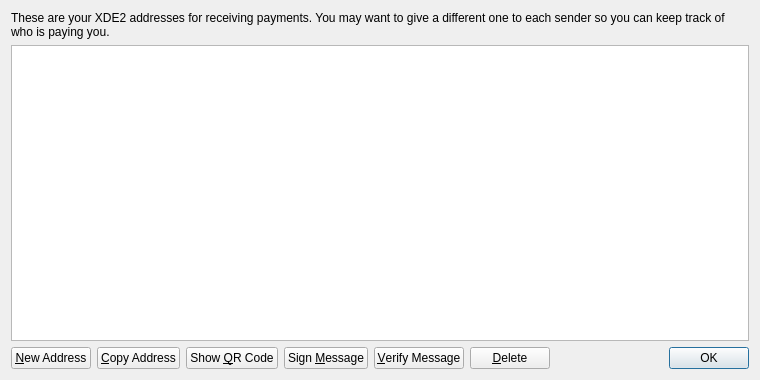
<?xml version="1.0" encoding="UTF-8"?>
<ui version="4.0">
 <class>AddressBookPage</class>
 <widget class="QWidget" name="AddressBookPage">
  <property name="geometry">
   <rect>
    <x>0</x>
    <y>0</y>
    <width>760</width>
    <height>380</height>
   </rect>
  </property>
  <property name="windowTitle">
   <string>Address Book</string>
  </property>
  <layout class="QVBoxLayout" name="verticalLayout">
   <item>
    <widget class="QLabel" name="labelExplanation">
     <property name="text">
      <string>These are your XDE2 addresses for receiving payments. You may want to give a different one to each sender so you can keep track of who is paying you.</string>
     </property>
     <property name="textFormat">
      <enum>Qt::PlainText</enum>
     </property>
     <property name="wordWrap">
      <bool>true</bool>
     </property>
    </widget>
   </item>
   <item>
    <widget class="QTableView" name="tableView">
     <property name="contextMenuPolicy">
      <enum>Qt::CustomContextMenu</enum>
     </property>
     <property name="toolTip">
      <string>Double-click to edit address or label</string>
     </property>
     <property name="tabKeyNavigation">
      <bool>false</bool>
     </property>
     <property name="selectionMode">
      <enum>QAbstractItemView::SingleSelection</enum>
     </property>
     <property name="selectionBehavior">
      <enum>QAbstractItemView::SelectRows</enum>
     </property>
     <property name="sortingEnabled">
      <bool>true</bool>
     </property>
     <attribute name="verticalHeaderVisible">
      <bool>false</bool>
     </attribute>
    </widget>
   </item>
   <item>
    <layout class="QHBoxLayout" name="horizontalLayout">
     <item>
      <widget class="QPushButton" name="newAddressButton">
       <property name="toolTip">
        <string>Create a new address</string>
       </property>
       <property name="text">
        <string>&amp;New Address</string>
       </property>
      </widget>
     </item>
     <item>
      <widget class="QPushButton" name="copyToClipboard">
       <property name="toolTip">
        <string>Copy the currently selected address to the system clipboard</string>
       </property>
       <property name="text">
        <string>&amp;Copy Address</string>
       </property>
      </widget>
     </item>
     <item>
      <widget class="QPushButton" name="showQRCode">
       <property name="text">
        <string>Show &amp;QR Code</string>
       </property>
      </widget>
     </item>
     <item>
      <widget class="QPushButton" name="signMessage">
       <property name="toolTip">
        <string>Sign a message to prove you own a XDE2 address</string>
       </property>
       <property name="text">
        <string>Sign &amp;Message</string>
       </property>
      </widget>
     </item>
     <item>
      <widget class="QPushButton" name="verifyMessage">
       <property name="toolTip">
        <string>Verify a message to ensure it was signed with a specified XDE2 address</string>
       </property>
       <property name="text">
        <string>&amp;Verify Message</string>
       </property>
      </widget>
     </item>
     <item>
      <widget class="QPushButton" name="deleteButton">
       <property name="toolTip">
        <string>Delete the currently selected address from the list</string>
       </property>
       <property name="text">
        <string>&amp;Delete</string>
       </property>
      </widget>
     </item>
     <item>
      <spacer name="horizontalSpacer">
       <property name="orientation">
        <enum>Qt::Horizontal</enum>
       </property>
       <property name="sizeHint" stdset="0">
        <size>
         <width>40</width>
         <height>20</height>
        </size>
       </property>
      </spacer>
     </item>
     <item>
      <widget class="QDialogButtonBox" name="buttonBox">
       <property name="sizePolicy">
        <sizepolicy hsizetype="Maximum" vsizetype="Fixed">
         <horstretch>0</horstretch>
         <verstretch>0</verstretch>
        </sizepolicy>
       </property>
       <property name="standardButtons">
        <set>QDialogButtonBox::Ok</set>
       </property>
      </widget>
     </item>
    </layout>
   </item>
  </layout>
 </widget>
 <resources>
  <include location="../bitcoin.qrc"/>
 </resources>
 <connections/>
</ui>
